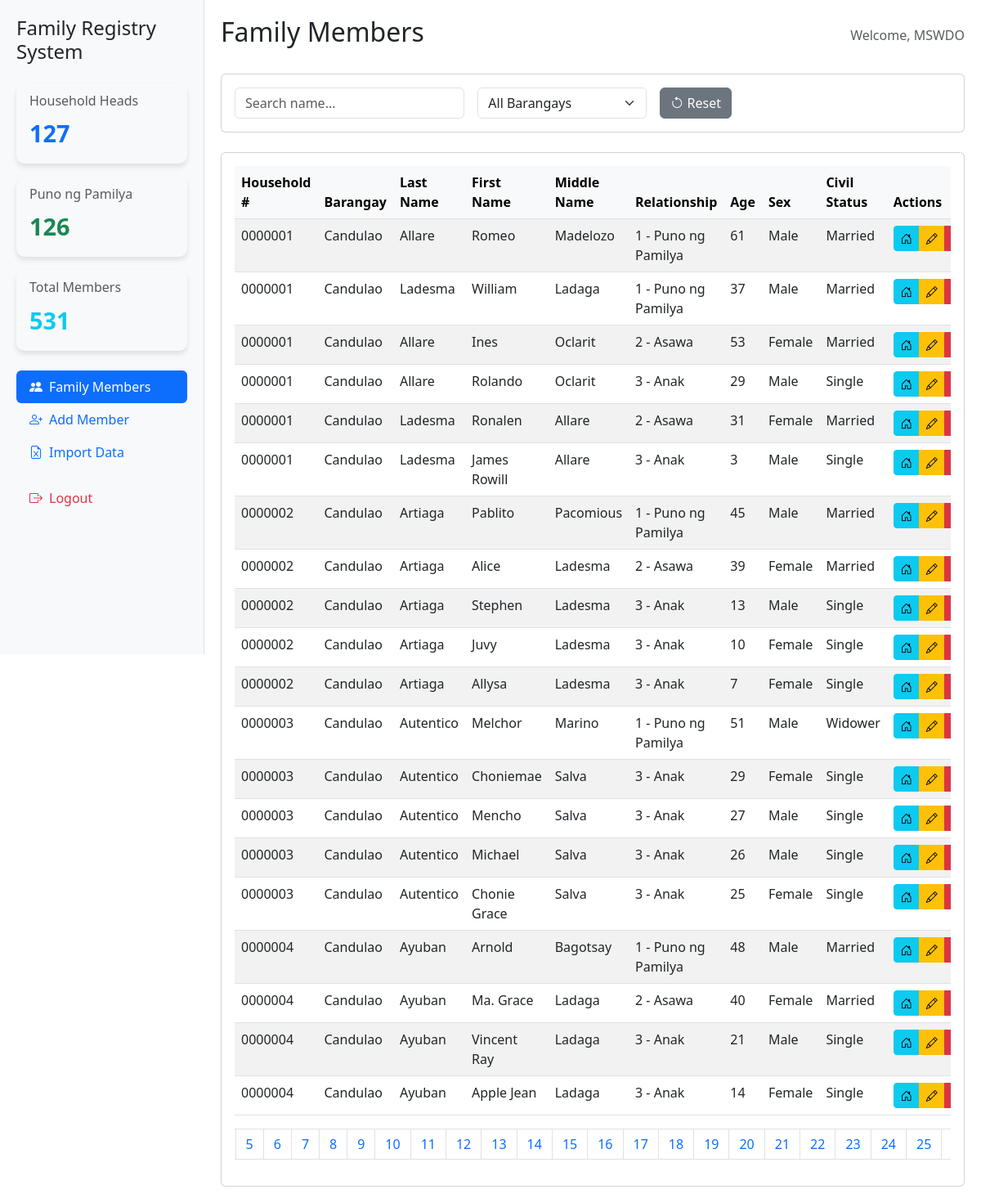
Page /index.php (signed in) on the committed database.
### tables this page shows
CREATE TABLE `families` (
  `id` int(11) NOT NULL,
  `sn` int(11) DEFAULT NULL,
  `row_indicator` varchar(50) DEFAULT NULL,
  `last_name` varchar(100) DEFAULT NULL,
  `first_name` varchar(100) DEFAULT NULL,
  `middle_name` varchar(100) DEFAULT NULL,
  `ext` varchar(10) DEFAULT NULL,
  `relationship` varchar(100) DEFAULT NULL,
  `birthday` date DEFAULT NULL,
  `age` int(11) DEFAULT NULL,
  `sex` varchar(10) DEFAULT NULL,
  `civil_status` varchar(50) DEFAULT NULL,
  `household_number` varchar(20) DEFAULT NULL,
  `barangay` varchar(50) DEFAULT NULL,
  `is_leader` tinyint(1) DEFAULT 0,
  `created_at` timestamp NOT NULL DEFAULT current_timestamp(),
  `is_head` tinyint(1) DEFAULT 0,
  `head_id` int(11) DEFAULT NULL,
  `remarks` varchar(255) DEFAULT NULL
);

### index.php (the view, shortened to what this page needs)
<?php
require_once 'config.php';
$stmt = $pdo->query("SELECT COUNT(*) FROM families WHERE is_head = 1");
$head_count = $stmt->fetchColumn();
$stmt = $pdo->query("SELECT COUNT(*) FROM families WHERE relationship = '1 - Puno ng Pamilya'");
$puno_count = $stmt->fetchColumn();
$stmt = $pdo->query("SELECT COUNT(*) FROM families");
$total_members = $stmt->fetchColumn();
$limit = 20;
$page = isset($_GET['page']) ? (int)$_GET['page'] : 1;
$offset = ($page - 1) * $limit;
$stmt = $pdo->query("SELECT COUNT(*) FROM families");
$total_records = $stmt->fetchColumn();
$total_pages = ceil($total_records / $limit);
$where = [];
$where_clause = $where ? 'WHERE ' . implode(' AND ', $where) : '';
$sql = "SELECT * FROM families $where_clause ORDER BY barangay, household_number, is_head DESC, last_name LIMIT :limit OFFSET :offset";
$stmt = $pdo->prepare($sql);
$stmt->bindValue(':limit', $limit, PDO::PARAM_INT);
$stmt->bindValue(':offset', $offset, PDO::PARAM_INT);
$stmt->execute();
$families = $stmt->fetchAll(PDO::FETCH_ASSOC);
?>
<!DOCTYPE html>
<html lang="en">
<head>
    <link href="https://cdn.jsdelivr.net/npm/bootstrap@5.3.0/dist/css/bootstrap.min.css" rel="stylesheet">
    <link href="https://cdn.jsdelivr.net/npm/bootstrap-icons@1.10.0/font/bootstrap-icons.css" rel="stylesheet">
</head>
<body>
    <div class="sidebar">
        <h4 class="mb-4">Family Registry System</h4>
        <div class="card stat-card bg-light mb-3">
            <div class="card-body">
                <h6 class="card-subtitle mb-2 text-muted">Household Heads</h6>
                <div class="stat-count text-primary"><?= $head_count ?></div>
            </div>
        </div>
        <div class="card stat-card bg-light mb-3">
            <div class="card-body">
                <h6 class="card-subtitle mb-2 text-muted">Puno ng Pamilya</h6>
                <div class="stat-count text-success"><?= $puno_count ?></div>
            </div>
        </div>
        <div class="card stat-card bg-light mb-4">
            <div class="card-body">
                <h6 class="card-subtitle mb-2 text-muted">Total Members</h6>
                <div class="stat-count text-info"><?= $total_members ?></div>
            </div>
        </div>
        <ul class="nav nav-pills flex-column">
            <li class="nav-item">
                <a href="index.php" class="nav-link active">
                    <i class="bi bi-people-fill me-2"></i>Family Members
                </a>
            </li>
            <li class="nav-item">
                <button class="nav-link" data-bs-toggle="modal" data-bs-target="#createMemberModal">
                    <i class="bi bi-person-plus me-2"></i>Add Member
                </button>
            </li>
            <li class="nav-item">
                <button class="nav-link" data-bs-toggle="modal" data-bs-target="#importModal">
                    <i class="bi bi-file-earmark-excel me-2"></i>Import Data
                </button>
            </li>
            <li class="nav-item mt-3">
                <a href="logout.php" class="nav-link text-danger">
                    <i class="bi bi-box-arrow-right me-2"></i>Logout
                </a>
            </li>
        </ul>
    </div>
    <div class="main-content">
        <div class="d-flex justify-content-between align-items-center mb-4">
            <h2>Family Members</h2>
            <div class="text-muted">Welcome, <?= htmlspecialchars($_SESSION['username']) ?></div>
        </div>
        <div class="card mb-4">
            <div class="card-body">
                <form id="searchForm" method="GET" class="row g-3">
                    <div class="col-md-4">
                        <input type="text" name="search" id="searchInput" class="form-control" placeholder="Search name..."
                            value="<?= isset($_GET['search']) ? htmlspecialchars($_GET['search']) : '' ?>">
                    </div>
                    <div class="col-md-3">
                        <select name="barangay" id="barangaySelect" class="form-select">
                            <option value="">All Barangays</option>
                        </select>
                    </div>
                    <div class="col-md-2">
                        <a href="index.php" class="btn btn-secondary">
                            <i class="bi bi-arrow-counterclockwise"></i> Reset
                        </a>
                    </div>
                </form>
            </div>
        </div>
        <div class="card">
            <div class="card-body">
                <div class="table-responsive" id="familyTableContainer">
                    <table class="table table-striped table-hover">
                        <thead class="table-light">
                            <tr>
                                <th>Household #</th>
                                <th>Barangay</th>
                                <th>Last Name</th>
                                <th>First Name</th>
                                <th>Middle Name</th>
                                <th>Relationship</th>
                                <th>Age</th>
                                <th>Sex</th>
                                <th>Civil Status</th>
                                <th>Actions</th>
                            </tr>
                        </thead>
                        <tbody id="familyTableBody">
                            <?php foreach ($families as $family): ?>
                            <tr>
                                <td><?= htmlspecialchars($family['household_number']) ?></td>
                                <td><?= htmlspecialchars($family['barangay']) ?></td>
                                <td><?= htmlspecialchars($family['last_name']) ?></td>
                                <td><?= htmlspecialchars($family['first_name']) ?></td>
                                <td><?= htmlspecialchars($family['middle_name']) ?></td>
                                <td><?= htmlspecialchars($family['relationship']) ?></td>
                                <td><?= htmlspecialchars($family['age']) ?></td>
                                <td><?= htmlspecialchars($family['sex']) ?></td>
                                <td><?= htmlspecialchars($family['civil_status']) ?></td>
                                <td>
                                    <div class="btn-group btn-group-sm" role="group">
                                        <a href="view_household.php?household_number=<?= $family['household_number'] ?>" class="btn btn-info" title="View Household">
                                            <i class="bi bi-house-door"></i>
                                        </a>
                                        <a href="edit.php?id=<?= $family['id'] ?>" class="btn btn-warning" title="Edit">
                                            <i class="bi bi-pencil"></i>
                                        </a>
                                        <a href="delete.php?id=<?= $family['id'] ?>" class="btn btn-danger" title="Delete" onclick="return confirm('Are you sure?')">
                                        </a>
                                    </div>
                                </td>
                            </tr>
                            <?php endforeach; ?>
                        </tbody>
                    </table>
                    <nav>
                        <ul class="pagination justify-content-center">
                            <?php for ($i = 1; $i <= $total_pages; $i++): ?>
                                <li class="page-item <?= $i == $page ? 'active' : '' ?>">
                                    <a class="page-link" href="?page=<?= $i ?>"><?= $i ?></a>
                                </li>
                            <?php endfor; ?>
                        </ul>
                    </nav>
                </div>
            </div>
        </div>
    </div>
</body>
</html>

### index.php (style rules this page uses)
.sidebar { height: 100vh; position: fixed; width: 250px; background-color: #f8f9fa; border-right: 1px solid #dee2e6; padding: 20px; }
.main-content { margin-left: 250px; padding: 20px; }
.stat-card { border-radius: 10px; box-shadow: 0 4px 6px rgba(0,0,0,0.1); margin-bottom: 15px; border: none; }
.stat-count { font-size: 1.8rem; font-weight: bold; }
.nav-pills .nav-link.active { background-color: #0d6efd; }
.table-responsive { overflow-x: auto; }

### rows in the picture
families: household_number "0000001", barangay "Candulao", last_name "Allare", first_name "Romeo", middle_name "Madelozo", relationship "1 - Puno ng Pamilya", age "61", sex "Male", civil_status "Married"
families: household_number "0000001", barangay "Candulao", last_name "Ladesma", first_name "William", middle_name "Ladaga", relationship "1 - Puno ng Pamilya", age "37", sex "Male", civil_status "Married"
families: household_number "0000001", barangay "Candulao", last_name "Allare", first_name "Ines", middle_name "Oclarit", relationship "2 - Asawa", age "53", sex "Female", civil_status "Married"
families: household_number "0000001", barangay "Candulao", last_name "Allare", first_name "Rolando", middle_name "Oclarit", relationship "3 - Anak", age "29", sex "Male", civil_status "Single"
families: household_number "0000001", barangay "Candulao", last_name "Ladesma", first_name "Ronalen", middle_name "Allare", relationship "2 - Asawa", age "31", sex "Female", civil_status "Married"
families: household_number "0000001", barangay "Candulao", last_name "Ladesma", first_name "James Rowill", middle_name "Allare", relationship "3 - Anak", age "3", sex "Male", civil_status "Single"
families: household_number "0000002", barangay "Candulao", last_name "Artiaga", first_name "Pablito", middle_name "Pacomious", relationship "1 - Puno ng Pamilya", age "45", sex "Male", civil_status "Married"
families: household_number "0000002", barangay "Candulao", last_name "Artiaga", first_name "Alice", middle_name "Ladesma", relationship "2 - Asawa", age "39", sex "Female", civil_status "Married"
families: household_number "0000002", barangay "Candulao", last_name "Artiaga", first_name "Stephen", middle_name "Ladesma", relationship "3 - Anak", age "13", sex "Male", civil_status "Single"
families: household_number "0000002", barangay "Candulao", last_name "Artiaga", first_name "Juvy", middle_name "Ladesma", relationship "3 - Anak", age "10", sex "Female", civil_status "Single"
families: household_number "0000002", barangay "Candulao", last_name "Artiaga", first_name "Allysa", middle_name "Ladesma", relationship "3 - Anak", age "7", sex "Female", civil_status "Single"
families: household_number "0000003", barangay "Candulao", last_name "Autentico", first_name "Melchor", middle_name "Marino", relationship "1 - Puno ng Pamilya", age "51", sex "Male", civil_status "Widower"
families: household_number "0000003", barangay "Candulao", last_name "Autentico", first_name "Choniemae", middle_name "Salva", relationship "3 - Anak", age "29", sex "Female", civil_status "Single"
families: household_number "0000003", barangay "Candulao", last_name "Autentico", first_name "Mencho", middle_name "Salva", relationship "3 - Anak", age "27", sex "Male", civil_status "Single"
families: household_number "0000003", barangay "Candulao", last_name "Autentico", first_name "Michael", middle_name "Salva", relationship "3 - Anak", age "26", sex "Male", civil_status "Single"
families: household_number "0000003", barangay "Candulao", last_name "Autentico", first_name "Chonie Grace", middle_name "Salva", relationship "3 - Anak", age "25", sex "Female", civil_status "Single"
families: household_number "0000004", barangay "Candulao", last_name "Ayuban", first_name "Arnold", middle_name "Bagotsay", relationship "1 - Puno ng Pamilya", age "48", sex "Male", civil_status "Married"
families: household_number "0000004", barangay "Candulao", last_name "Ayuban", first_name "Ma. Grace", middle_name "Ladaga", relationship "2 - Asawa", age "40", sex "Female", civil_status "Married"
families: household_number "0000004", barangay "Candulao", last_name "Ayuban", first_name "Vincent Ray", middle_name "Ladaga", relationship "3 - Anak", age "21", sex "Male", civil_status "Single"
families: household_number "0000004", barangay "Candulao", last_name "Ayuban", first_name "Apple Jean", middle_name "Ladaga", relationship "3 - Anak", age "14", sex "Female", civil_status "Single"

### other values in the picture
$head_count "127"
$puno_count "126"
$total_members "531"
$_SESSION['username'] "MSWDO"
